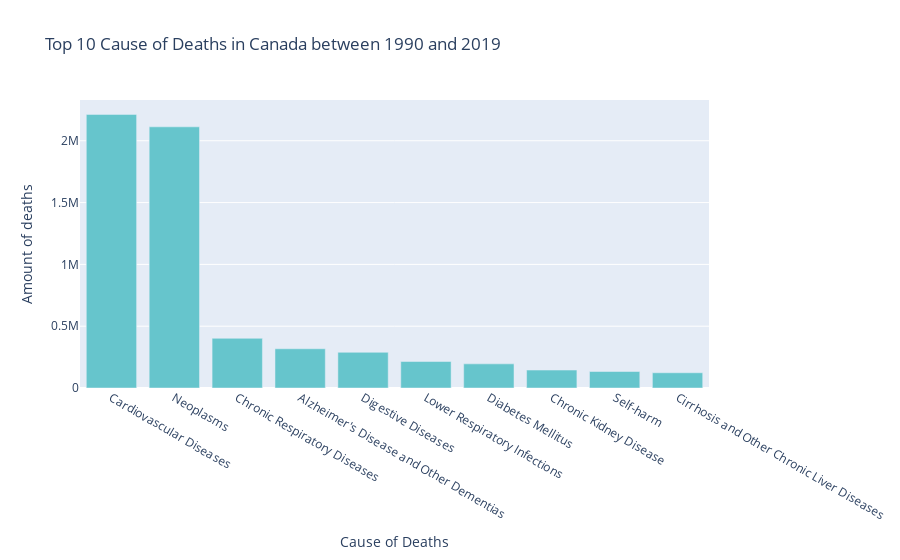

This figure's notebook cell:
### Code cell
top_10_illnesses('Canada')

### Figure 1 — Plotly figure (JSON) as saved in the notebook; plotly's stock layout.template omitted (floating-point values rounded to 4 significant figures)
{"data": [{"alignmentgroup": "True", "hovertemplate": "variable=0<br>Cause of Deaths=%{x}<br>Amount of deaths=%{y}<extra></extra>", "legendgroup": "0", "marker": {"color": "rgb(102, 197, 204)", "pattern": {"shape": ""}}, "name": "0", "offsetgroup": "0", "orientation": "v", "showlegend": true, "textposition": "auto", "type": "bar", "x": ["Cardiovascular Diseases", "Neoplasms", "Chronic Respiratory Diseases", "Alzheimer's Disease and Other Dementias", "Digestive Diseases", "Lower Respiratory Infections", "Diabetes Mellitus", "Chronic Kidney Disease", "Self-harm", "Cirrhosis and Other Chronic Liver Diseases"], "xaxis": "x", "y": [2213352, 2112700, 402093, 317320, 288628, 214127, 195320, 145149, 133442, 123127], "yaxis": "y"}], "layout": {"barmode": "relative", "legend": {"title": {"text": "variable"}, "tracegroupgap": 0}, "showlegend": false, "title": {"text": "Top 10 Cause of Deaths in Canada between 1990 and 2019"}, "xaxis": {"anchor": "y", "domain": [0.0, 1.0], "title": {"text": "Cause of Deaths"}}, "yaxis": {"anchor": "x", "domain": [0.0, 1.0], "title": {"text": "Amount of deaths"}}}}
